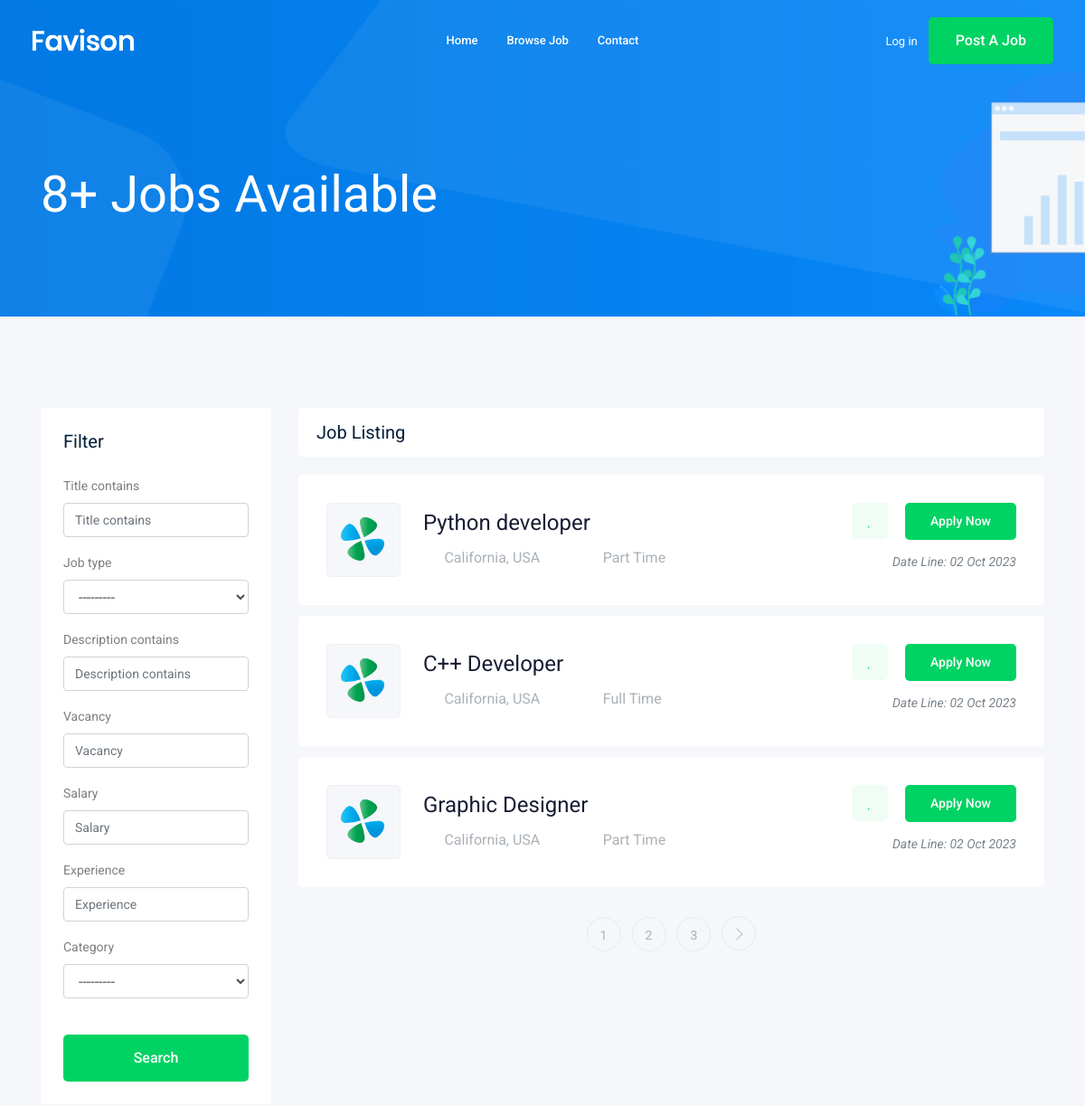
The app's page /jobs/ (upper part), older data.
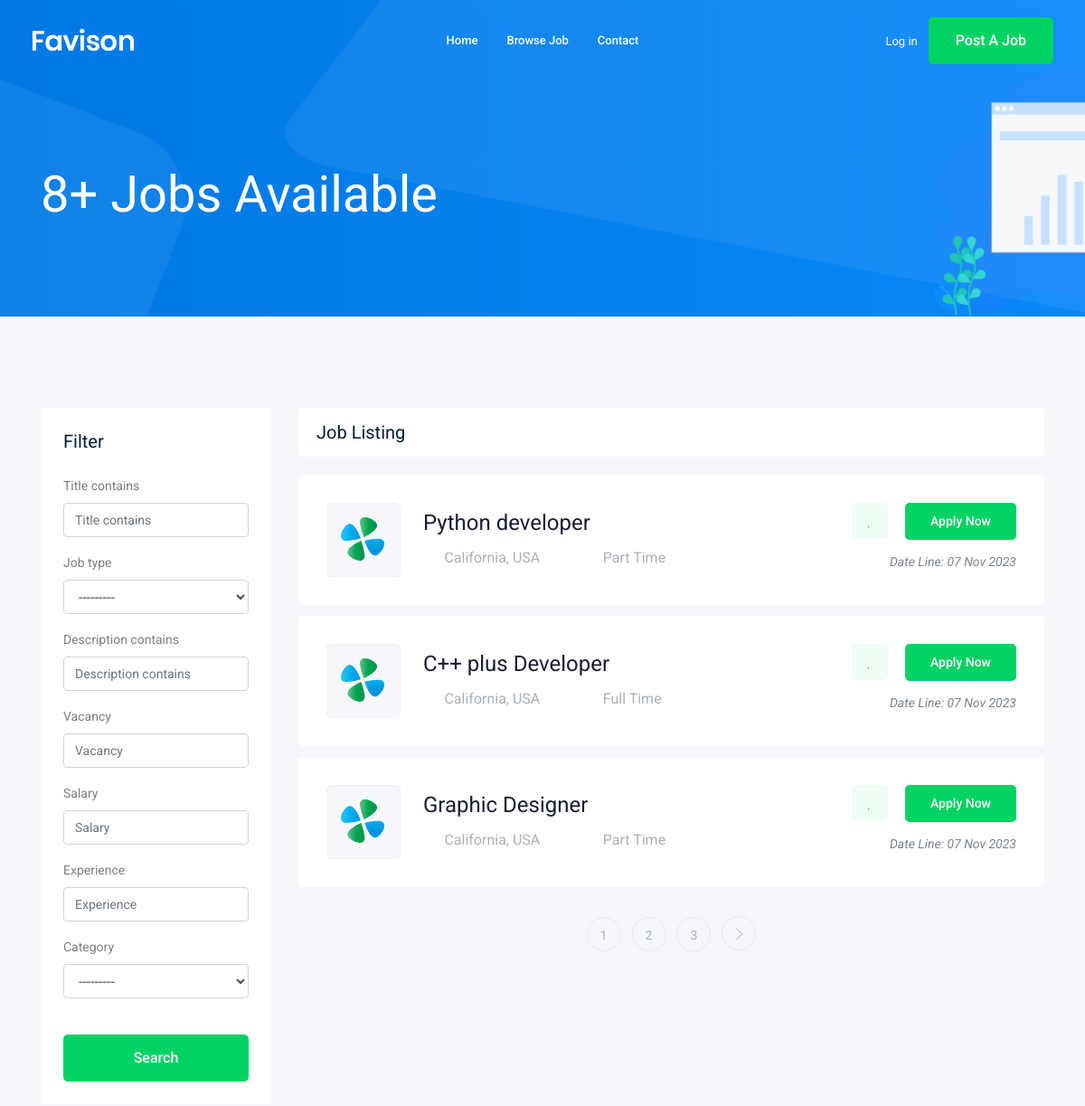
The same page, newer data.
### job/models.py (models this page shows, shortened)
class Job(models.Model):
    owner = models.ForeignKey(User ,related_name='job_owner', on_delete=models.CASCADE)
    title = models.CharField(max_length=100)
    job_type = models.CharField(max_length=15 , choices=JOB_TYPE)
    description = models.TextField(max_length=1000)
    published_at = models.DateTimeField(auto_now=True)
    vacancy = models.IntegerField(default=1)
    salary = models.IntegerField(default=0)
    experience = models.IntegerField(default=1)
    category = models.ForeignKey('Category', on_delete=models.CASCADE )
    image= models.ImageField(upload_to=image_upload)
    slug = models.SlugField(blank=True , null=True)
    def __str__(self):
        return self.title

### job/views.py (the view)
# urls.py: path('' ,  views.job_list , name='job_list'),
def job_list(request):
    job_list = Job.objects.all()
    myfilter = JobFilter(request.GET, queryset=job_list)
    job_list = myfilter.qs
    paginator = Paginator(job_list, 3)
    page_number = request.GET.get("page")
    page_obj = paginator.get_page(page_number)
    context = {'jobs': page_obj , 'myfilter':myfilter,'job_list':job_list}
    return render(request , 'job/job_list.html', context )

### job/models.py (called while the page is built)
    def __str__(self):
        return self.name

### job/templates/job/job_list.html (shortened to what the changed rows need)
{% extends "base.html" %}
{% load bootstrap4 %}
{% load static%}
{% block body %}
    <div class="job_listing_area plus_padding">
        <div class="container">
            <div class="row">
                <div class="col-lg-9">
                    <div class="job_lists m-0">
                        <div class="row">
                            {% for job in jobs %}
                            <div class="col-lg-12 col-md-12">
                                <div class="single_jobs white-bg d-flex justify-content-between">
                                    <div class="jobs_left d-flex align-items-center">
                                        <div class="thumb">
                                            <img src="{% static "img/svg_icon/1.svg" %}" alt="">
                                        </div>
                                        <div class="jobs_conetent">
                                            <a href="{% url 'jobs:job_detail' job.slug %}"><h4>{{job}}</h4></a>
                                            <div class="links_locat d-flex align-items-center">
                                                <div class="location">
                                                    <p> <i class="fa fa-map-marker"></i> California, USA</p>
                                                </div>
                                                <div class="location">
                                                    <p> <i class="fa fa-clock-o"></i>{{job.job_type}}</p>
                                                </div>
                                            </div>
                                        </div>
                                    </div>
                                    <div class="jobs_right">
                                        <div class="apply_now">
                                            <a class="heart_mark" href="#"> <i class="fa fa-heart"></i> </a>
                                            <a href="{% url 'jobs:job_detail' job.slug %}" class="boxed-btn3">Apply Now</a>
                                        </div>
                                        <div class="date">
                                            <p>Date Line: {{job.published_at|date:'d M o'}}</p>
                                        </div>
                                    </div>
                                </div>
                            </div>
                            {% endfor %}
                        </div>
                    </div>
                </div>
            </div>
        </div>
    </div>
{% endblock body %}

Row changes from the older to the newer data that the page shows:
changed Job "Python developer": published_at "02 Oct 2023" → "07 Nov 2023"
changed Job "Full Time": title "C++ Developer" → "C++ plus Developer"; published_at "02 Oct 2023" → "07 Nov 2023"
changed Job "Graphic Designer": published_at "02 Oct 2023" → "07 Nov 2023"
